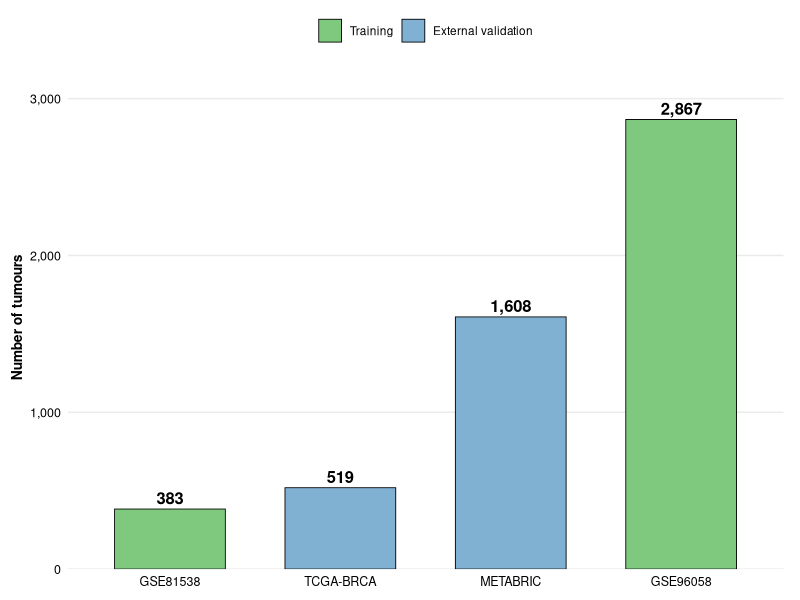
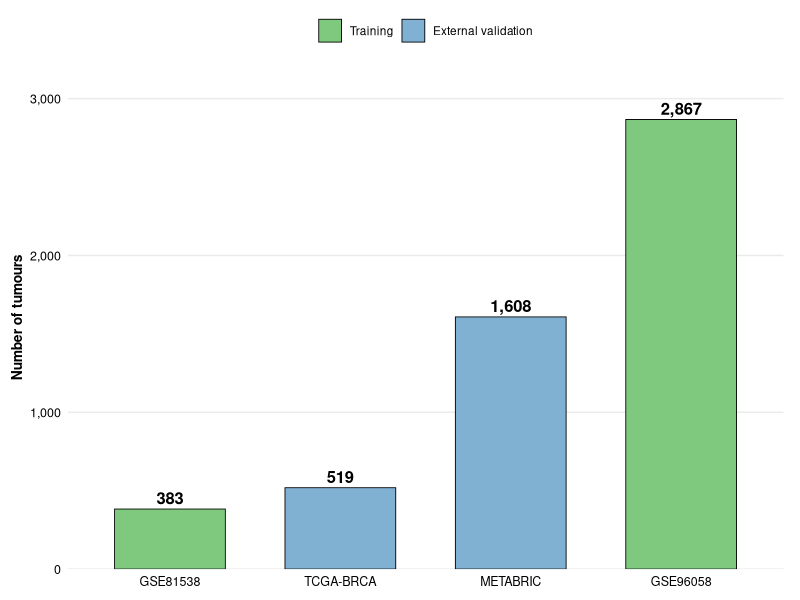
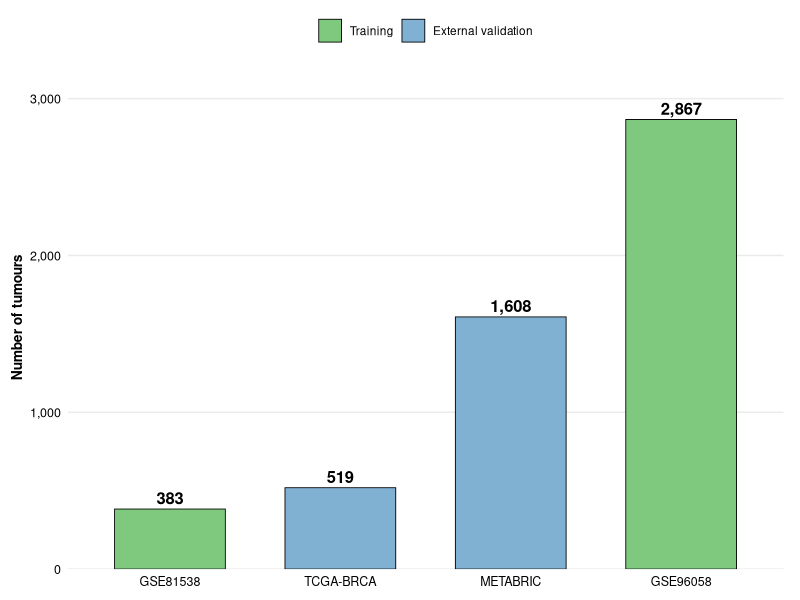
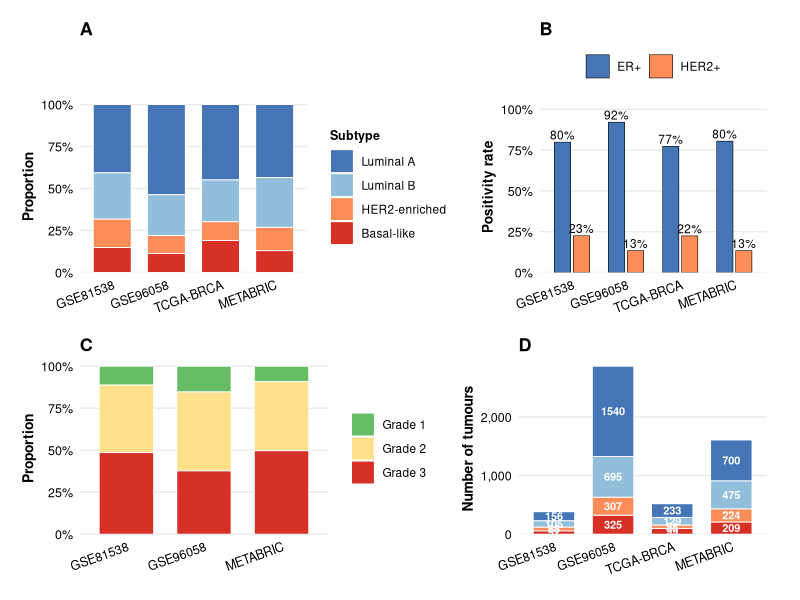
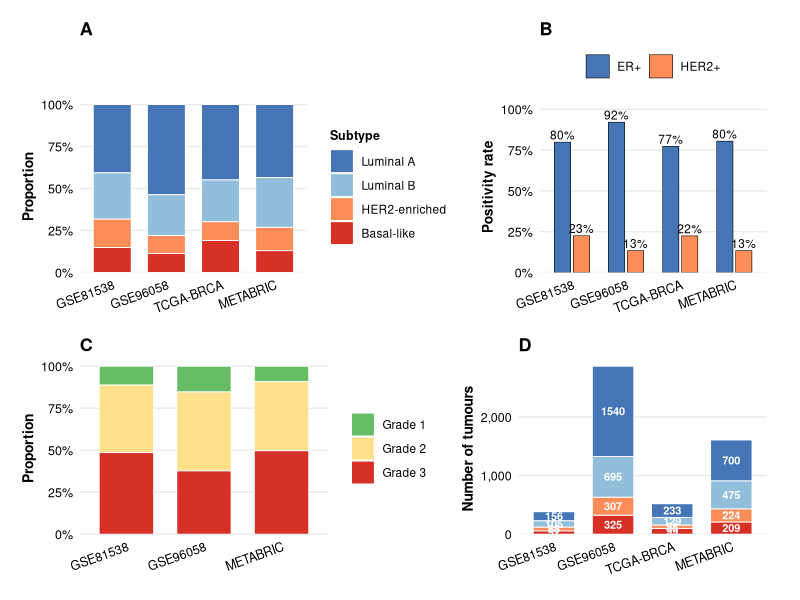
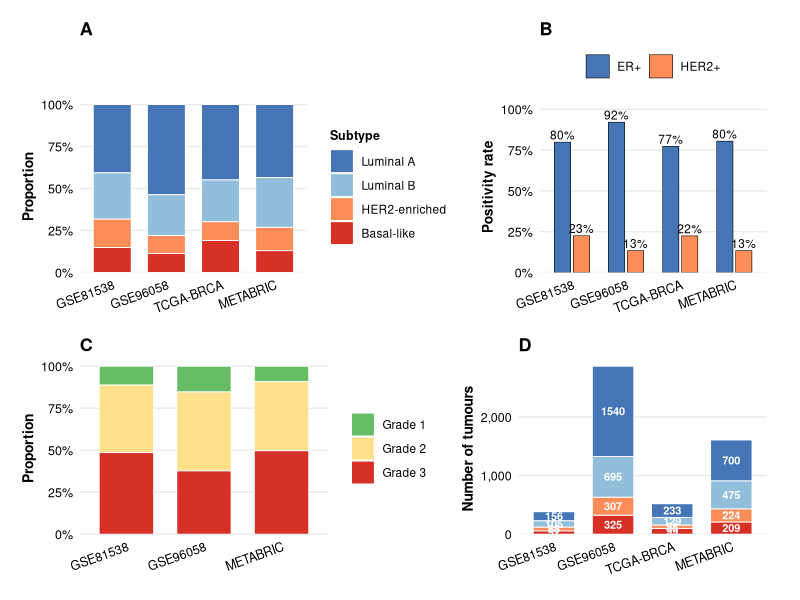
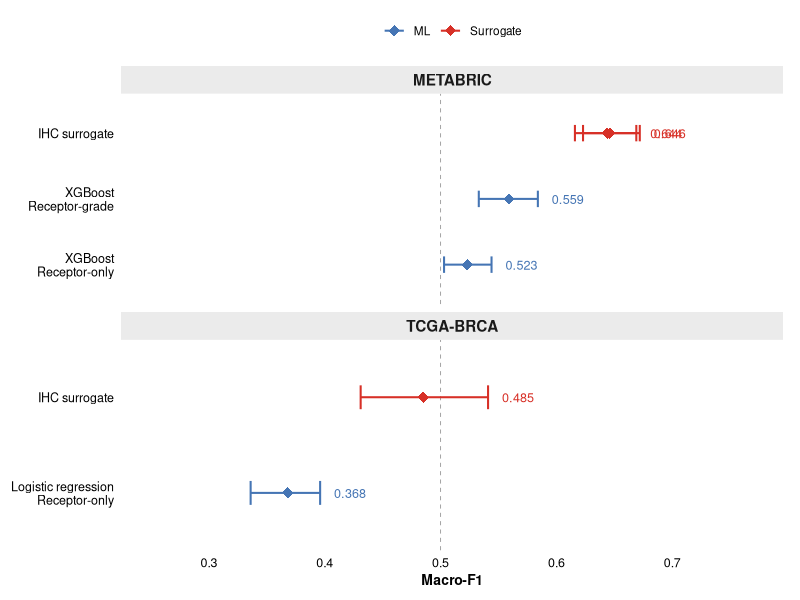
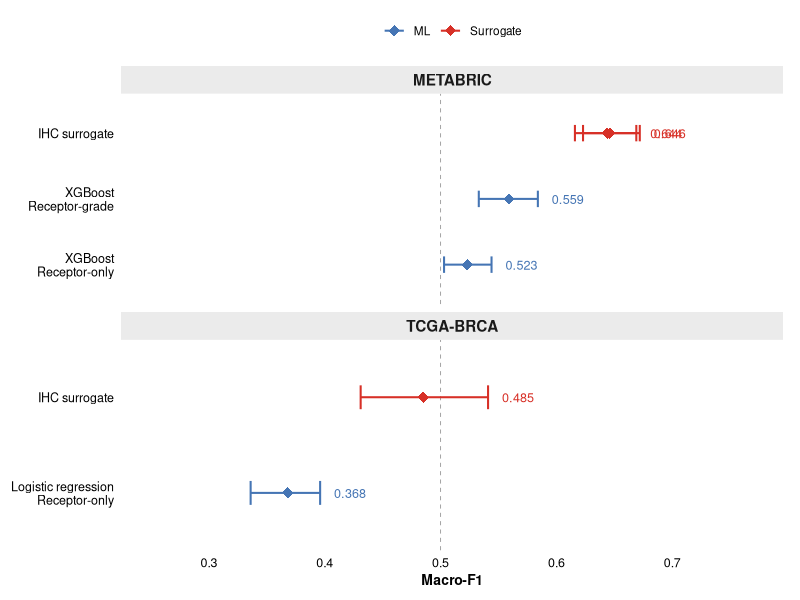

Generate these figures, in order, with R:
# =========================================================
# PAM50 SURROGATE MANUSCRIPT - HIGH-QUALITY FIGURES (R/ggplot2)
# =========================================================
# Real data from the study results
# Output: TIFF 600 dpi, PDF vector, PNG 600 dpi
# =========================================================

# -------------------------
# 0. SETUP
# -------------------------
library(tidyverse)
library(patchwork)
library(scales)
library(glue)
library(forcats)
library(RColorBrewer)
library(ggtext)
library(grid)
library(gridExtra)

# Set working directory
setwd("Y:/Doutorado Botan/Estudos/IHQ_e_PAM50_submitted")

# -------------------------
# 1. GLOBAL STYLE
# -------------------------
base_size <- 11
base_family <- "sans"

journal_theme <- theme_minimal(base_size = base_size, base_family = base_family) +
  theme(
    plot.title = element_text(face = "bold", size = 13, hjust = 0),
    plot.subtitle = element_text(size = 10, color = "grey30", hjust = 0),
    plot.caption = element_text(size = 8, color = "grey40", hjust = 0),
    axis.title = element_text(face = "bold", size = 10),
    axis.text = element_text(color = "black", size = 9),
    panel.grid.minor = element_blank(),
    panel.grid.major.x = element_blank(),
    legend.position = "right",
    legend.title = element_text(face = "bold", size = 9),
    legend.text = element_text(size = 8.5),
    strip.text = element_text(face = "bold", size = 10),
    strip.background = element_rect(fill = "grey92", color = NA),
    plot.margin = margin(8, 12, 8, 8)
  )

theme_set(journal_theme)

pal_subtype <- c(
  "Basal-like" = "#D73027",
  "HER2-enriched" = "#FC8D59",
  "Luminal A" = "#4575B4",
  "Luminal B" = "#91BFDB"
)

pal_model <- c(
  "IHC surrogate" = "#1B9E77",
  "Logistic regression" = "#7570B3",
  "Random forest" = "#D95F02",
  "XGBoost" = "#E7298A"
)

feature_set_labels <- c(
  "Set 1" = "Receptor-only",
  "Set 2" = "Receptor-grade",
  "Set 3" = "Full pathology"
)

pal_feature_set <- c(
  "Receptor-only" = "#ABD9E9",
  "Receptor-grade" = "#4575B4",
  "Full pathology" = "#E7298A"
)

# -------------------------
# 2. SAVE HELPER
# -------------------------
save_figure <- function(plot_obj, filename, width = 8, height = 6, dpi = 600) {
  if (!dir.exists("figures_R")) dir.create("figures_R", recursive = TRUE)

  ggsave(
    filename = file.path("figures_R", paste0(filename, ".tiff")),
    plot = plot_obj, width = width, height = height,
    units = "in", dpi = dpi, compression = "lzw", bg = "white"
  )

  ggsave(
    filename = file.path("figures_R", paste0(filename, ".png")),
    plot = plot_obj, width = width, height = height,
    units = "in", dpi = dpi, bg = "white"
  )

  ggsave(
    filename = file.path("figures_R", paste0(filename, ".pdf")),
    plot = plot_obj, width = width, height = height,
    units = "in", device = cairo_pdf, bg = "white"
  )
  message(glue("Saved: {filename}"))
}

# -------------------------
# 3. REAL DATA FROM STUDY
# -------------------------

# Cohort sizes
cohort_sizes <- tibble(
  cohort = c("GSE81538", "GSE96058", "TCGA-BRCA", "METABRIC"),
  source_n = c(405, 3069, 519, 1608),
  analytic_n = c(383, 2867, 519, 1608),
  group = factor(
    c("Training", "Training", "External validation", "External validation"),
    levels = c("Training", "External validation")
  )
)

# Subtype distribution (real data from table1_cohort_characteristics)
subtype_dist <- tribble(
  ~cohort, ~subtype, ~n,
  "GSE81538", "Basal-like", 57,
  "GSE81538", "HER2-enriched", 65,
  "GSE81538", "Luminal A", 156,
  "GSE81538", "Luminal B", 105,
  "GSE96058", "Basal-like", 325,
  "GSE96058", "HER2-enriched", 307,
  "GSE96058", "Luminal A", 1540,
  "GSE96058", "Luminal B", 695,
  "TCGA-BRCA", "Basal-like", 99,
  "TCGA-BRCA", "HER2-enriched", 58,
  "TCGA-BRCA", "Luminal A", 233,
  "TCGA-BRCA", "Luminal B", 129,
  "METABRIC", "Basal-like", 209,
  "METABRIC", "HER2-enriched", 224,
  "METABRIC", "Luminal A", 700,
  "METABRIC", "Luminal B", 475
) %>%
  mutate(
    subtype = factor(subtype, levels = c("Luminal A", "Luminal B", "HER2-enriched", "Basal-like")),
    cohort = factor(cohort, levels = c("GSE81538", "GSE96058", "TCGA-BRCA", "METABRIC"))
  ) %>%
  group_by(cohort) %>%
  mutate(prop = n / sum(n)) %>%
  ungroup()

# Performance data (real results from table_main_results)
performance_df <- tribble(
  ~cohort, ~model, ~feature_set, ~comparison, ~macro_f1, ~f1_lo, ~f1_hi, ~kappa, ~balanced_accuracy,
  # TCGA Set 1
  "TCGA-BRCA", "Logistic regression", "Set 1", "All", 0.491, 0.453, 0.525, 0.409, 0.607,
  "TCGA-BRCA", "Random forest", "Set 1", "All", 0.491, 0.453, 0.525, 0.409, 0.607,
  "TCGA-BRCA", "XGBoost", "Set 1", "All", 0.514, 0.477, 0.547, 0.404, 0.601,
  "TCGA-BRCA", "IHC surrogate", "Set 1", "H2H", 0.485, 0.431, 0.541, 0.489, 0.571,
  "TCGA-BRCA", "Logistic regression", "Set 1", "H2H", 0.368, 0.336, 0.396, 0.428, 0.457,
  # METABRIC Set 1
  "METABRIC", "Logistic regression", "Set 1", "All", 0.433, 0.413, 0.453, 0.318, 0.541,
  "METABRIC", "Random forest", "Set 1", "All", 0.433, 0.413, 0.453, 0.318, 0.541,
  "METABRIC", "XGBoost", "Set 1", "All", 0.522, 0.501, 0.542, 0.376, 0.576,
  "METABRIC", "IHC surrogate", "Set 1", "H2H", 0.646, 0.623, 0.672, 0.471, 0.621,
  "METABRIC", "XGBoost", "Set 1", "H2H", 0.523, 0.503, 0.544, 0.383, 0.579,
  # METABRIC Set 2
  "METABRIC", "Logistic regression", "Set 2", "All", 0.519, 0.495, 0.544, 0.362, 0.574,
  "METABRIC", "Random forest", "Set 2", "All", 0.559, 0.533, 0.583, 0.388, 0.592,
  "METABRIC", "XGBoost", "Set 2", "All", 0.559, 0.533, 0.584, 0.402, 0.585,
  "METABRIC", "IHC surrogate", "Set 2", "H2H", 0.644, 0.616, 0.669, 0.467, 0.618,
  "METABRIC", "XGBoost", "Set 2", "H2H", 0.559, 0.533, 0.584, 0.402, 0.585
) %>%
  mutate(
    feature_set = recode(feature_set, !!!feature_set_labels),
    feature_set = factor(feature_set, levels = unname(feature_set_labels))
)

# Feature importance (real from XGBoost)
feature_importance_df <- tribble(
  ~feature, ~importance,
  "ER", 0.35,
  "HER2", 0.25,
  "Grade", 0.19,
  "Ki-67", 0.13,
  "PR", 0.08
) %>%
  mutate(feature = fct_reorder(feature, importance))

# Luminal A/B crossover (real data)
luminal_crossover <- tribble(
  ~cohort, ~direction, ~rate,
  "GSE81538", "LumB misclassified as LumA", 0.162,
  "GSE81538", "LumA misclassified as LumB", 0.271,
  "GSE96058", "LumB misclassified as LumA", 0.290,
  "GSE96058", "LumA misclassified as LumB", 0.251,
  "TCGA-BRCA", "LumB misclassified as LumA", 0.000,
  "TCGA-BRCA", "LumA misclassified as LumB", 0.929,
  "METABRIC", "LumB misclassified as LumA", 0.425,
  "METABRIC", "LumA misclassified as LumB", 0.269
) %>%
  mutate(
    cohort = factor(cohort, levels = c("GSE81538", "GSE96058", "TCGA-BRCA", "METABRIC")),
    cohort_label = if_else(as.character(cohort) == "TCGA-BRCA", "TCGA-BRCA*", as.character(cohort)),
    cohort_label = factor(cohort_label, levels = c("GSE81538", "GSE96058", "TCGA-BRCA*", "METABRIC"))
  )

# Grey zone data (real)
grey_zone <- tribble(
  ~zone, ~n, ~pct, ~ml_acc, ~surr_acc, ~luminal_pct,
  "Low (<0.50)", 208, 13.5, 0.159, 0.548, 0.736,
  "Medium (0.50-0.70)", 438, 28.4, 0.493, 0.493, 0.888,
  "High (>0.70)", 898, 58.2, 0.731, 0.738, 0.649
) %>%
  mutate(zone = factor(zone, levels = c("Low (<0.50)", "Medium (0.50-0.70)", "High (>0.70)")))

# 3-class vs 4-class sensitivity (real)
sensitivity_df <- tribble(
  ~cohort, ~analysis, ~macro_f1, ~f1_lo, ~f1_hi,
  "TCGA-BRCA", "4-class XGBoost receptor-only", 0.514, 0.477, 0.547,
  "TCGA-BRCA", "3-class (luminal grouped)", 0.777, 0.720, 0.826,
  "METABRIC", "4-class XGBoost receptor-only", 0.522, 0.501, 0.542,
  "METABRIC", "3-class (luminal grouped)", 0.767, 0.739, 0.796
)

# ER/HER2 positivity rates (real)
biomarker_rates <- tribble(
  ~cohort, ~marker, ~rate,
  "GSE81538", "ER+", 0.799,
  "GSE81538", "HER2+", 0.226,
  "GSE96058", "ER+", 0.921,
  "GSE96058", "HER2+", 0.134,
  "TCGA-BRCA", "ER+", 0.773,
  "TCGA-BRCA", "HER2+", 0.224,
  "METABRIC", "ER+", 0.805,
  "METABRIC", "HER2+", 0.134
) %>%
  mutate(cohort = factor(cohort, levels = c("GSE81538", "GSE96058", "TCGA-BRCA", "METABRIC")))

# Grade distribution (real)
grade_dist <- tribble(
  ~cohort, ~grade, ~n,
  "GSE81538", "Grade 1", 43,
  "GSE81538", "Grade 2", 154,
  "GSE81538", "Grade 3", 186,
  "GSE96058", "Grade 1", 431,
  "GSE96058", "Grade 2", 1321,
  "GSE96058", "Grade 3", 1060,
  "METABRIC", "Grade 1", 142,
  "METABRIC", "Grade 2", 635,
  "METABRIC", "Grade 3", 767
) %>%
  mutate(
    grade = factor(grade, levels = c("Grade 1", "Grade 2", "Grade 3")),
    cohort = factor(cohort, levels = c("GSE81538", "GSE96058", "METABRIC"))
  ) %>%
  group_by(cohort) %>%
  mutate(prop = n / sum(n)) %>%
  ungroup()


# =============================================================
# FIGURE 1 - STUDY DESIGN / COHORT FLOW
# =============================================================
fig1 <- ggplot(cohort_sizes, aes(x = fct_reorder(cohort, analytic_n), y = analytic_n, fill = group)) +
  geom_col(width = 0.65, color = "black", linewidth = 0.3) +
  geom_text(aes(label = comma(analytic_n)), vjust = -0.4, fontface = "bold", size = 4.2) +
  scale_y_continuous(labels = comma, expand = expansion(mult = c(0, 0.12))) +
  scale_fill_manual(values = c("Training" = "#7FC97F", "External validation" = "#80B1D3")) +
  labs(
    x = NULL,
    y = "Number of tumours",
    fill = NULL
  ) +
  theme(legend.position = "top")

save_figure(fig1, "fig1_cohort_design", width = 7, height = 5)


# =============================================================
# FIGURE 2 - SUBTYPE DISTRIBUTIONS (multi-panel)
# =============================================================

# Panel A: Stacked bar subtype distribution
p2a <- ggplot(subtype_dist, aes(x = cohort, y = prop, fill = subtype)) +
  geom_col(width = 0.7, color = "white", linewidth = 0.3) +
  scale_y_continuous(labels = percent_format(accuracy = 1), expand = expansion(mult = c(0, 0.02))) +
  scale_fill_manual(values = pal_subtype) +
  labs(title = "A", x = NULL, y = "Proportion", fill = "Subtype") +
  theme(legend.position = "right", axis.text.x = element_text(angle = 20, hjust = 1))

# Panel B: ER/HER2 rates
p2b <- ggplot(biomarker_rates, aes(x = cohort, y = rate, fill = marker)) +
  geom_col(position = position_dodge(width = 0.7), width = 0.6, color = "black", linewidth = 0.2) +
  geom_text(aes(label = sprintf("%.0f%%", rate * 100)),
            position = position_dodge(width = 0.7), vjust = -0.3, size = 3) +
  scale_y_continuous(labels = percent_format(accuracy = 1), limits = c(0, 1.05),
                     expand = expansion(mult = c(0, 0))) +
  scale_fill_manual(values = c("ER+" = "#4575B4", "HER2+" = "#FC8D59")) +
  labs(title = "B", x = NULL, y = "Positivity rate", fill = NULL) +
  theme(legend.position = "top", axis.text.x = element_text(angle = 20, hjust = 1))

# Panel C: Grade distribution
p2c <- ggplot(grade_dist, aes(x = cohort, y = prop, fill = grade)) +
  geom_col(width = 0.7, color = "white", linewidth = 0.3) +
  scale_y_continuous(labels = percent_format(accuracy = 1), expand = expansion(mult = c(0, 0.02))) +
  scale_fill_manual(values = c("Grade 1" = "#66BD63", "Grade 2" = "#FEE08B", "Grade 3" = "#D73027")) +
  labs(title = "C", x = NULL, y = "Proportion", fill = NULL) +
  theme(legend.position = "right", axis.text.x = element_text(angle = 20, hjust = 1))

# Panel D: Sample counts
p2d <- ggplot(subtype_dist, aes(x = cohort, y = n, fill = subtype)) +
  geom_col(width = 0.7, color = "white", linewidth = 0.3) +
  geom_text(aes(label = n), position = position_stack(vjust = 0.5), size = 2.8, color = "white", fontface = "bold") +
  scale_y_continuous(labels = comma, expand = expansion(mult = c(0, 0.02))) +
  scale_fill_manual(values = pal_subtype) +
  labs(title = "D", x = NULL, y = "Number of tumours", fill = "Subtype") +
  theme(legend.position = "none", axis.text.x = element_text(angle = 20, hjust = 1))

fig2 <- (p2a + p2b) / (p2c + p2d)

save_figure(fig2, "fig2_cohort_characteristics", width = 12, height = 9)


# =============================================================
# FIGURE 3 - FOREST PLOT (Head-to-Head)
# =============================================================
h2h_data <- performance_df %>%
  filter(comparison == "H2H") %>%
  mutate(
    label = ifelse(str_detect(model, "surrogate"), "IHC surrogate", glue("{model}\n{feature_set}")),
    is_surrogate = str_detect(model, "surrogate"),
    cohort_set = glue("{cohort} - {feature_set}"),
    label_x = pmin(f1_hi + 0.012, 0.735)
  )

fig3 <- ggplot(h2h_data, aes(x = macro_f1, y = fct_rev(label), color = ifelse(is_surrogate, "Surrogate", "ML"))) +
  geom_vline(xintercept = 0.5, linetype = "dashed", color = "grey60", linewidth = 0.3) +
  geom_errorbarh(aes(xmin = f1_lo, xmax = f1_hi), height = 0.25, linewidth = 0.7) +
  geom_point(size = 3.5, shape = 18) +
  geom_text(aes(x = label_x, label = sprintf("%.3f", macro_f1)), hjust = 0, size = 3.2, show.legend = FALSE) +
  facet_wrap(~ cohort, ncol = 1, scales = "free_y") +
  scale_color_manual(values = c("Surrogate" = "#D73027", "ML" = "#4575B4")) +
  scale_x_continuous(limits = c(0.25, 0.77), breaks = seq(0.3, 0.7, 0.1)) +
  labs(
    x = "Macro-F1",
    y = NULL,
    color = NULL
  ) +
  theme(
    legend.position = "top",
    panel.grid.major.y = element_blank(),
    strip.text = element_text(size = 11)
  )

save_figure(fig3, "fig3_forest_h2h", width = 9, height = 7)


# =============================================================
# FIGURE 4 - LUMINAL A/B CROSSOVER
# =============================================================
fig4 <- ggplot(luminal_crossover, aes(x = cohort_label, y = rate, fill = direction)) +
  geom_col(position = position_dodge(width = 0.75), width = 0.65, color = "black", linewidth = 0.25) +
  geom_text(aes(label = sprintf("%.1f%%", rate * 100)),
            position = position_dodge(width = 0.75), vjust = -0.3, size = 3.3) +
  scale_y_continuous(labels = percent_format(accuracy = 1), limits = c(0, 1),
                     expand = expansion(mult = c(0, 0.05))) +
  scale_fill_manual(values = c(
    "LumA misclassified as LumB" = "#91BFDB",
    "LumB misclassified as LumA" = "#4575B4"
  )) +
  labs(
    x = NULL,
    y = "Misclassification rate",
    fill = NULL
  ) +
  theme(legend.position = "top")

save_figure(fig4, "fig4_luminal_crossover", width = 9, height = 5.5)


# =============================================================
# FIGURE 5 - GREY ZONE ANALYSIS (multi-panel)
# =============================================================

# Panel A: Accuracy by zone
gz_acc <- grey_zone %>%
  select(zone, ML = ml_acc, Surrogate = surr_acc) %>%
  pivot_longer(cols = c(ML, Surrogate), names_to = "method", values_to = "accuracy")

p5a <- ggplot(gz_acc, aes(x = zone, y = accuracy, fill = method)) +
  geom_col(position = position_dodge(width = 0.7), width = 0.6, color = "black", linewidth = 0.2) +
  geom_text(aes(label = sprintf("%.1f%%", accuracy * 100)),
            position = position_dodge(width = 0.7), vjust = -0.3, size = 3.2) +
  scale_y_continuous(labels = percent_format(accuracy = 1), limits = c(0, 0.85),
                     expand = expansion(mult = c(0, 0))) +
  scale_fill_manual(values = c("ML" = "#4575B4", "Surrogate" = "#1B9E77")) +
  labs(title = "A", x = NULL, y = "Accuracy", fill = NULL) +
  theme(legend.position = "top", axis.text.x = element_text(size = 9))

# Panel B: Case distribution
p5b <- ggplot(grey_zone, aes(x = zone, y = pct / 100)) +
  geom_col(width = 0.6, fill = "#FEE08B", color = "black", linewidth = 0.2) +
  geom_text(aes(label = sprintf("%.1f%%\n(n=%d)", pct, n)), vjust = -0.1, size = 3.2) +
  scale_y_continuous(labels = percent_format(accuracy = 1), limits = c(0, 0.72),
                     expand = expansion(mult = c(0, 0))) +
  labs(title = "B", x = NULL, y = "Proportion of cases") +
  theme(axis.text.x = element_text(size = 9))

# Panel C: Luminal proportion
p5c <- ggplot(grey_zone, aes(x = zone, y = luminal_pct)) +
  geom_col(width = 0.6, fill = "#91BFDB", color = "black", linewidth = 0.2) +
  geom_text(aes(label = sprintf("%.1f%%", luminal_pct * 100)), vjust = -0.3, size = 3.2) +
  scale_y_continuous(labels = percent_format(accuracy = 1), limits = c(0, 1),
                     expand = expansion(mult = c(0, 0))) +
  labs(title = "C", x = NULL, y = "Proportion luminal") +
  theme(axis.text.x = element_text(size = 9))

fig5 <- p5a / (p5b + p5c)

save_figure(fig5, "fig5_grey_zone", width = 11, height = 9)


# =============================================================
# FIGURE 6 - FEATURE IMPORTANCE
# =============================================================
fig6 <- ggplot(feature_importance_df, aes(x = importance, y = feature)) +
  geom_col(fill = "#4575B4", width = 0.6, color = "black", linewidth = 0.25) +
  geom_text(aes(label = sprintf("%.2f", importance)), hjust = -0.15, size = 3.8, fontface = "bold") +
  scale_x_continuous(limits = c(0, 0.42), expand = expansion(mult = c(0, 0))) +
  labs(
    x = "Relative importance",
    y = NULL
  ) +
  theme(panel.grid.major.y = element_blank())

save_figure(fig6, "fig6_feature_importance", width = 7, height = 4.5)


# =============================================================
# FIGURE 7 - 4-CLASS vs 3-CLASS SENSITIVITY
# =============================================================
fig7 <- ggplot(sensitivity_df, aes(x = cohort, y = macro_f1, fill = analysis)) +
  geom_col(position = position_dodge(width = 0.7), width = 0.6, color = "black", linewidth = 0.25) +
  geom_errorbar(aes(ymin = f1_lo, ymax = f1_hi),
                position = position_dodge(width = 0.7), width = 0.2, linewidth = 0.4) +
  geom_text(aes(y = f1_hi + 0.015, label = sprintf("%.3f", macro_f1)),
            position = position_dodge(width = 0.7), vjust = 0, size = 3.5) +
  scale_y_continuous(limits = c(0, 0.95), expand = expansion(mult = c(0, 0.05))) +
  scale_fill_manual(
    values = c("4-class XGBoost receptor-only" = "#E7298A", "3-class (luminal grouped)" = "#66A61E"),
    labels = c("4-class XGBoost receptor-only" = "4-class\nXGBoost receptor-only", "3-class (luminal grouped)" = "3-class\n(luminal grouped)")
  ) +
  labs(
    x = NULL,
    y = "Macro-F1",
    fill = NULL
  ) +
  theme(legend.position = "top")

save_figure(fig7, "fig7_sensitivity_3v4", width = 7, height = 5.5)


# =============================================================
# FIGURE 8 (ADDITIONAL) - PERFORMANCE BY FEATURE SET (METABRIC)
# =============================================================
metabric_perf <- performance_df %>%
  filter(cohort == "METABRIC", comparison == "All") %>%
  mutate(model = factor(model, levels = c("Logistic regression", "Random forest", "XGBoost")))

fig8 <- ggplot(metabric_perf, aes(x = model, y = macro_f1, fill = feature_set)) +
  geom_col(position = position_dodge(width = 0.75), width = 0.65, color = "black", linewidth = 0.2) +
  geom_errorbar(aes(ymin = f1_lo, ymax = f1_hi),
                position = position_dodge(width = 0.75), width = 0.2, linewidth = 0.4) +
  geom_text(aes(y = f1_hi + 0.015, label = sprintf("%.3f", macro_f1)),
            position = position_dodge(width = 0.75), vjust = 0, size = 3.1) +
  geom_hline(yintercept = 0.645, linetype = "dashed", color = "#D73027", linewidth = 0.6) +
  annotate("label", x = 3.18, y = 0.69, label = "IHC surrogate\n0.644-0.646", color = "#D73027",
           fill = "white", label.size = 0.2, size = 3, hjust = 0.5, fontface = "italic") +
  scale_y_continuous(limits = c(0, 0.72), breaks = seq(0, 0.7, 0.1),
                     expand = expansion(mult = c(0, 0.03))) +
  scale_fill_manual(values = pal_feature_set) +
  labs(
    x = NULL,
    y = "Macro-F1",
    fill = "Pathology feature set"
  ) +
  theme(legend.position = "top")

save_figure(fig8, "fig8_feature_set_comparison", width = 8.5, height = 5.5)


# =============================================================
# FIGURE 9 (ADDITIONAL) - MULTI-METRIC PANEL
# =============================================================
h2h_metrics <- performance_df %>%
  filter(comparison == "H2H", cohort == "METABRIC") %>%
  select(model, feature_set, `Macro-F1` = macro_f1, Kappa = kappa, `Balanced Acc.` = balanced_accuracy) %>%
  pivot_longer(cols = c(`Macro-F1`, Kappa, `Balanced Acc.`), names_to = "metric", values_to = "value") %>%
  mutate(
    is_surrogate = str_detect(model, "surrogate"),
    label = ifelse(is_surrogate, "IHC surrogate", paste0(model, " (", feature_set, ")"))
  )

fig9 <- ggplot(h2h_metrics, aes(x = metric, y = value, fill = label)) +
  geom_col(position = position_dodge(width = 0.75), width = 0.65, color = "black", linewidth = 0.2) +
  geom_text(aes(label = sprintf("%.3f", value)),
            position = position_dodge(width = 0.75), vjust = -0.3, size = 3) +
  scale_y_continuous(limits = c(0, 0.72), expand = expansion(mult = c(0, 0.05))) +
  scale_fill_manual(values = c(
    "IHC surrogate" = "#1B9E77",
    "XGBoost (Receptor-only)" = "#ABD9E9",
    "XGBoost (Receptor-grade)" = "#E7298A"
  )) +
  labs(
    x = NULL,
    y = "Score",
    fill = NULL
  ) +
  theme(legend.position = "top")

save_figure(fig9, "fig9_multimetric_panel", width = 8.5, height = 5.5)


# =============================================================
# FIGURE 10 (ADDITIONAL) - INFORMATION CEILING CONCEPT
# =============================================================
ceiling_data <- tibble(
  x = c(1, 2, 3, 4, 5),
  label = c("Receptor-only\nER/PR/HER2", "Receptor-grade\n+ grade", "Full pathology\n+ Ki-67",
            "IHC\nsurrogate", "PAM50\nreference\nstandard"),
  f1 = c(0.523, 0.559, NA, 0.646, 1.0),
  type = c("ML", "ML", "ML", "Surrogate", "Reference")
)

fig10 <- ggplot(ceiling_data %>% filter(!is.na(f1)),
                aes(x = x, y = f1, color = type)) +
  # Ceiling line
  geom_hline(yintercept = 0.646, linetype = "dotted", color = "#1B9E77", linewidth = 0.5, alpha = 0.7) +
  annotate("rect", xmin = 0.5, xmax = 3.5, ymin = 0, ymax = 0.65,
           fill = "#4575B4", alpha = 0.05) +
  annotate("text", x = 2, y = 0.02, label = "Information ceiling zone",
           color = "#4575B4", size = 3.5, fontface = "italic") +
  geom_segment(aes(xend = x, yend = 0), linewidth = 1.5, alpha = 0.6) +
  geom_point(size = 5) +
  geom_text(aes(label = ifelse(type == "Reference", "reference", sprintf("%.3f", f1))),
            vjust = -1.2, size = 3.8, fontface = "bold", show.legend = FALSE) +
  scale_x_continuous(breaks = ceiling_data$x, labels = ceiling_data$label) +
  scale_y_continuous(limits = c(0, 1.05), breaks = seq(0, 1, 0.2)) +
  scale_color_manual(values = c("ML" = "#4575B4", "Surrogate" = "#1B9E77", "Reference" = "#D73027")) +
  labs(
    x = "Information source",
    y = "Macro-F1 (METABRIC)",
    color = NULL
  ) +
  theme(
    legend.position = "top",
    panel.grid.major.x = element_blank(),
    axis.text.x = element_text(size = 9)
  )

save_figure(fig10, "fig10_information_ceiling", width = 9, height = 6)


# -------------------------
# SESSION INFO
# -------------------------
writeLines(capture.output(sessionInfo()), con = file.path("figures_R", "sessionInfo.txt"))

message("\n=== All 10 figures generated in figures_R/ ===")
